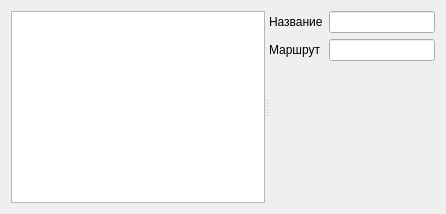
<?xml version="1.0" encoding="UTF-8"?>
<ui version="4.0">
 <class>FormRoute</class>
 <widget class="QWidget" name="FormRoute">
  <property name="windowTitle">
   <string>Маршруты волочения</string>
  </property>
  <layout class="QVBoxLayout" name="verticalLayout_2">
   <item>
    <widget class="QSplitter" name="splitter">
     <property name="orientation">
      <enum>Qt::Horizontal</enum>
     </property>
     <widget class="DbViewer" name="tableViewRoute">
      <property name="selectionMode">
       <enum>QAbstractItemView::SingleSelection</enum>
      </property>
      <property name="selectionBehavior">
       <enum>QAbstractItemView::SelectRows</enum>
      </property>
     </widget>
     <widget class="QWidget" name="layoutWidget">
      <layout class="QVBoxLayout" name="verticalLayoutRoue">
       <item>
        <layout class="QGridLayout" name="gridLayout">
         <item row="1" column="0">
          <widget class="QLabel" name="label_2">
           <property name="text">
            <string>Маршрут</string>
           </property>
          </widget>
         </item>
         <item row="0" column="1">
          <widget class="QLineEdit" name="lineEditName"/>
         </item>
         <item row="0" column="0">
          <widget class="QLabel" name="label">
           <property name="text">
            <string>Название</string>
           </property>
          </widget>
         </item>
         <item row="1" column="1">
          <widget class="QLineEdit" name="lineEditRoute">
           <property name="readOnly">
            <bool>true</bool>
           </property>
          </widget>
         </item>
        </layout>
       </item>
       <item>
        <layout class="QVBoxLayout" name="verticalLayout"/>
       </item>
       <item>
        <spacer name="verticalSpacer">
         <property name="orientation">
          <enum>Qt::Vertical</enum>
         </property>
         <property name="sizeHint" stdset="0">
          <size>
           <width>20</width>
           <height>40</height>
          </size>
         </property>
        </spacer>
       </item>
       <item>
        <layout class="QHBoxLayout" name="horizontalLayoutBtn">
         <item>
          <spacer name="horizontalSpacer">
           <property name="orientation">
            <enum>Qt::Horizontal</enum>
           </property>
           <property name="sizeHint" stdset="0">
            <size>
             <width>40</width>
             <height>20</height>
            </size>
           </property>
          </spacer>
         </item>
        </layout>
       </item>
      </layout>
     </widget>
    </widget>
   </item>
  </layout>
 </widget>
 <customwidgets>
  <customwidget>
   <class>DbViewer</class>
   <extends>QTableView</extends>
   <header>db/dbviewer.h</header>
  </customwidget>
 </customwidgets>
 <resources/>
 <connections/>
</ui>
